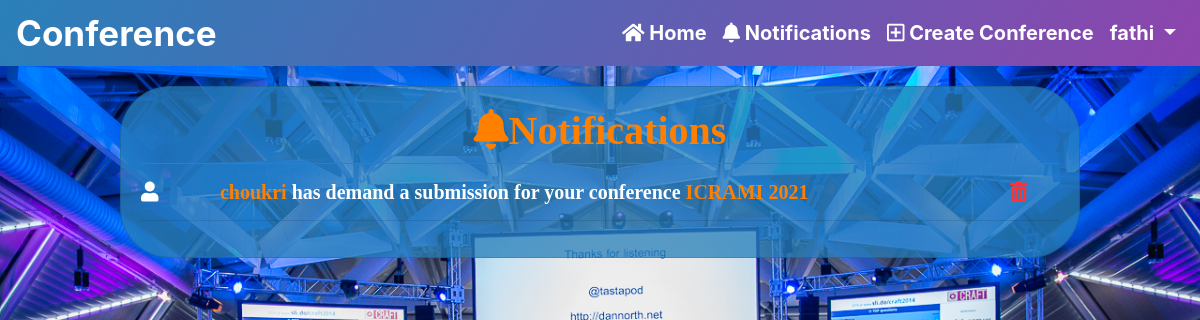
/notifications/ (signed in), run on the app's committed database.
### accounts/models.py (models this page shows, shortened)
class User(AbstractBaseUser):
    email = models.EmailField(verbose_name="email", max_length=254, unique=True)
    username = models.CharField(max_length=50, unique=True)
    first_name = models.CharField(max_length=20)
    last_name = models.CharField(max_length=20)
    date_joined = models.DateTimeField(verbose_name="join date", auto_now_add=True)
    last_login = models.DateTimeField(verbose_name="last login", auto_now=True)
    is_active = models.BooleanField(default=True)
    is_staff = models.BooleanField(default=False)
    is_admin = models.BooleanField(default=False)
    is_superuser = models.BooleanField(default=False)
    USERNAME_FIELD = 'email'
    REQUIRED_FIELDS = ['username', 'first_name', 'last_name']
    objects = UserManager()
    def __str__(self):
        return self.username

### notifications/models.py (models this page shows)
class Notification(models.Model):
    TYPE = (
        (0, 'New Submission'),
        (1, 'Edited Submission'),
        (2, 'Accepted Submission'),
        (3, 'Refused Submission'),
        (4, 'Confirmed Submission'),
    )
    type = models.IntegerField(choices=TYPE)
    seen = models.BooleanField(default=False)
    date = models.DateTimeField(auto_now_add=True)
    conference = models.ForeignKey('conferences.Conference', on_delete=models.CASCADE, related_name='conference')
    submission = models.ForeignKey('conferences.Submission', on_delete=models.CASCADE, related_name='demand')
    sender = models.ForeignKey(User, on_delete=models.CASCADE, related_name='from_user')
    receiver = models.ForeignKey(User, on_delete=models.CASCADE, related_name='to_user')

### conferences/models.py (models this page shows, shortened)
class Conference(models.Model):
    title = models.CharField(max_length=100)
    description = models.TextField(verbose_name='description')
    place = models.CharField(max_length=100)
    created_date = models.DateTimeField(auto_now_add=True)
    date = models.DateField()
    submission_deadline = models.DateField()
    confirmation_deadline = models.DateField()
    payment_deadline = models.DateField()
    pre_price = models.CharField(max_length=20, null=True, blank=True)
    post_price = models.CharField(max_length=20, null=True, blank=True)
    organizer = models.ForeignKey(User, on_delete=models.RESTRICT)
    def __str__(self):
        return self.title

### notifications/views.py (the view)
# urls.py: path('', views.show_notifications, name='notifications'),
@login_required()
def show_notifications(request):
    notifications = Notification.objects.filter(receiver=request.user).order_by('-date')
    request.session['page'] = request.path
    context = {
        'notifications': notifications
    }
    return render(request, 'notifications/notes.html', context)

### notifications/templates/notifications/notes.html (shortened to what this page needs)
{% extends 'base.html' %}
{% load humanize %}
{% block content %}
<div class="card mb-3" id="container">
    <div class="row no-gutters">
        <div class="col-md-12">
            <div class="card-body">
                <h1 class="notf"><i class="fas fa-bell"></i>Notifications</h1>
                <hr class="badge-info mt-0 w-30">
                {% if notifications %}
                    {% for notification in notifications %}
                        <h5 class="demand">
                            {% if notification.type == 0 %}
                                <div class="row">
                                    <div class="col-1">
                                        <i class="fas fa-user"></i>
                                    </div>
                                    <div class="col-10">
                                        <a class="not-link" href="{% url 'public_profile' notification.sender.username %}">{{ notification.sender }}</a>
                                         has demand a submission for your conference
                                        <a class="not-link" href="{% url 'conference' notification.conference.pk %}">{{ notification.conference }}</a>
                                    </div>
                                    <div class="col-1">
                                        <a class="delete" href="{% url 'notification_delete' notification.pk %}" ><i class="fas fa-trash-alt"></i></a>
                                    </div>
                                </div>
                            {% endif %}
                            <hr>
                        </h5>
                    {% endfor %}
                {% else %}
                    <h2 style="text-align: center">There is no notifications now</h2>
                {% endif %}
            </div>
        </div>
    </div>
</div>
{% endblock %}

### templates/includes/nav.html (shortened to what this page needs)
<nav class="navbar navbar-expand-lg navbar-light sticky-top">
    <a href="{% url 'home' %}"id="home">Conference</a>
    <div class="collapse navbar-collapse" id="navbarNavDropdown">
        <ul class="navbar-nav ml-auto">
            <li class="nav-item">
                <a href="{% url 'home' %}" class="nav-link">
                    <i class="fa fa-home"></i> Home
                </a>
            </li>
            {% if request.user.is_authenticated %}
                <li class="nav-item">
                    <a href="{% url 'notifications' %}" class="nav-link "  >
                        <i class="fas fa-bell"></i> Notifications
                    </a>
                </li>
                <li class="nav-item ">
                    <a href="{% url 'conference_create' %}" class="nav-link" >
                        <i class="far fa-plus-square"></i> Create Conference
                    </a>
                </li>
                <li class="nav-item dropdown">
                    <a href="#" class=" nav-link  dropdown-toggle"
                       role="button" id="dropdownMenuLink"
                       data-toggle="dropdown" aria-haspopup="true" aria-expanded="false" >
                        {{request.user.username}}
                    </a>
                </li>
            {% endif %}
        </ul>
    </div>
</nav>

### static/css/nav.css (style rules this page uses)
#home { font-size:35px; font-weight: bold; color: #fff; padding-left: 0; line-height: 50px; text-decoration: none; }
.navbar-light { background: linear-gradient(120deg,#2980b9,#8e44ad); }
nav ul li a { color: white !important; line-height: 20px; text-decoration: none; font-size: 20px; padding-bottom: 10px; font-weight: bold; }

### static/css/home.css (style rules this page uses)
body { overflow-x: hidden; }
#container { background-color: #2980b9c0; width: 80%; margin: 20px auto auto auto; border-radius: 50px; color: white; }

### static/css/notifications.css (style rules this page uses)
.notf { text-align: center; color: #ff8000; font-weight: bold; font-family: Serif; }
.demand { font-family: serif; font-weight: bold; color: white !important; }
.delete { color: #ff3333; float: right; position: fixed; }
.not-link { color: #ff8000; font-family: Serif; }

### data on the page
User: user.username "fathi"
Notification: sender "choukri", conference "ICRAMI 2021"
